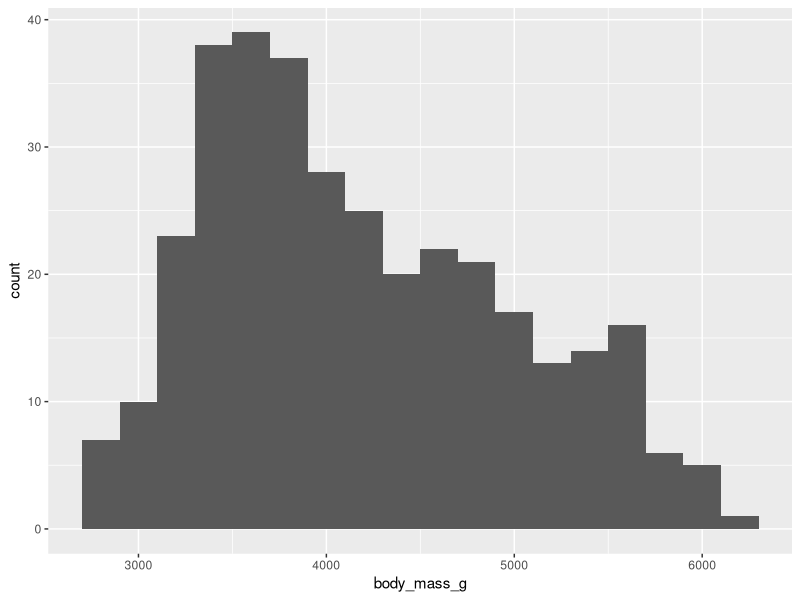

R code for this plot:
library(palmerpenguins)
library(ggthemes)
library(ggplot2)
ggplot(penguins, aes(x = body_mass_g)) +
  geom_histogram(binwidth = 200)
